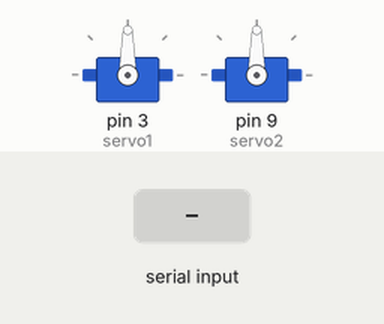
The sketch below on a simulated Arduino Uno, built with avr-gcc and run on an emulated ATmega328P. Parts: 2 × servo. The test bench sets the inputs (shaded band).

Above: at 1.2 s.
1.3 s: "1" received over Serial
At 2.2 s:
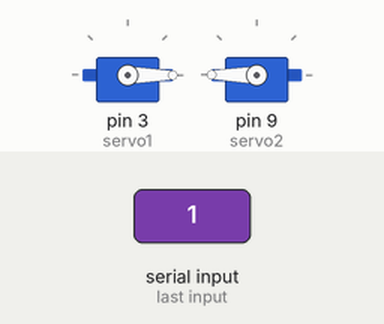
2.8 s: "0" received over Serial
At 3.4 s:
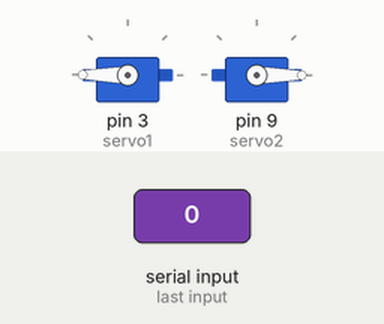
Timing chart, 0 to 5.8 s (numbered marks = the images above; inputs shaded):
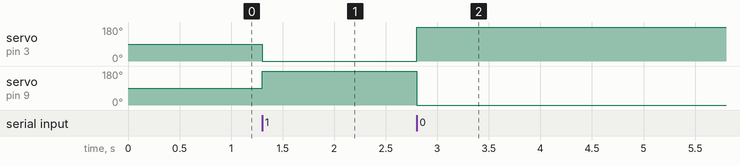

The sketch:

important.ino
```cpp
#include <Servo.h>

Servo servo1; // first servo motor
Servo servo2; // second servo motor

void setup()
{
  servo1.attach(3);
  servo2.attach(9); // attaches the second servo motor to pin 9
  Serial.begin(9600);
}

void loop()
{
  // Read data from Python script
  if (Serial.available() > 0) {
    char data = Serial.read();

    // Move servos based on data received from Python script
    if (data == '1') {
      if (servo1.read() != 0 || servo2.read() != 180) { // check if either servo is already moving
        servo1.write(0);
        servo2.write(180);
        delay(1000); // added delay to ensure that the servos complete their 180 degree movement before going back to original position
      }
    }
    else {
      if (servo1.read() != 180 || servo2.read() != 0) { // check if either servo is already moving
        servo1.write(180);
        servo2.write(0);
        delay(1000); // added delay to ensure that the servos complete their 180 degree movement before going back to original position
      }
    }
  }
}
```

Measured:
- after the input at 1.3 s, servo on pin 3 (servo1): 90° → 0° at once; servo on pin 9 (servo2): 90° → 180° at once
- after the input at 2.8 s, servo on pin 3 (servo1): 0° → 180° at once; servo on pin 9 (servo2): 180° → 0° at once
